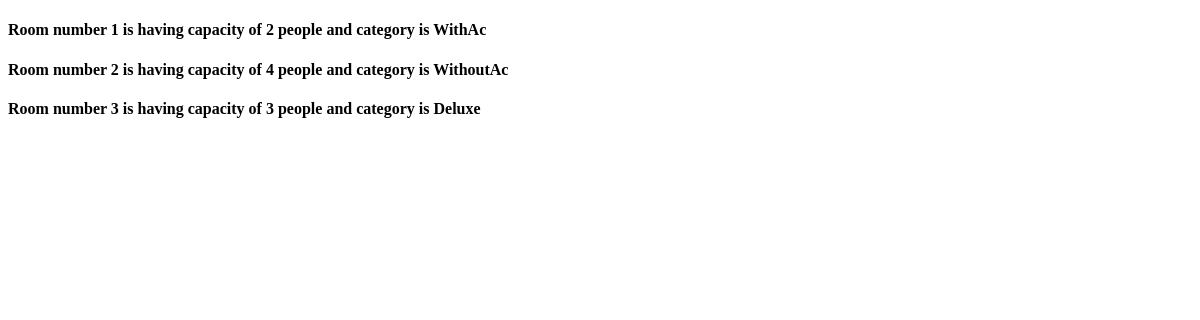
/room_list/, run on an earlier commit of the app's database.
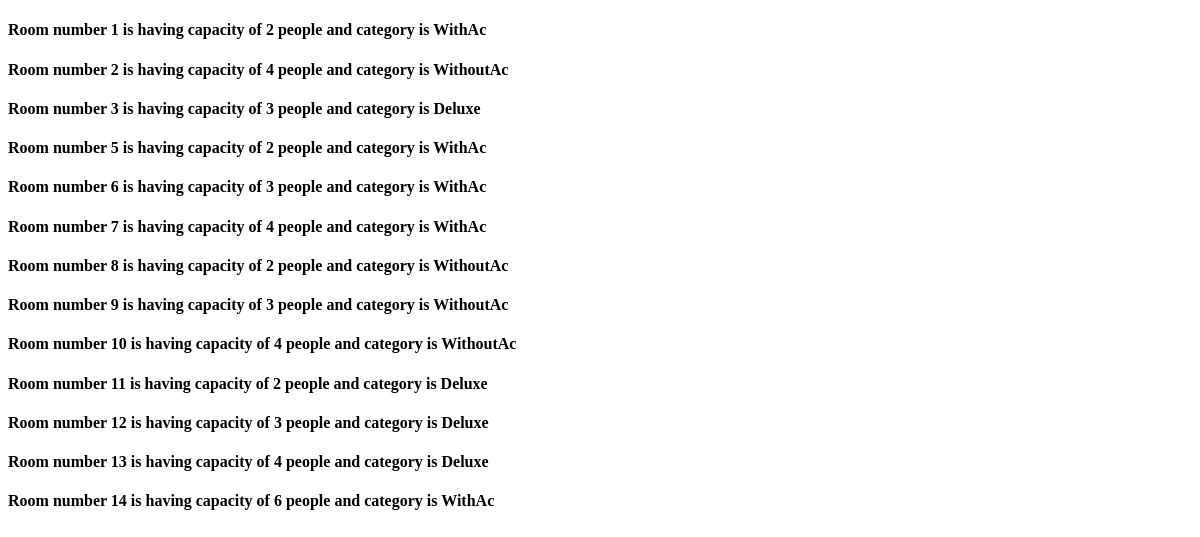
And on a later commit of the database.
### HMS_APP/models.py (models this page shows)
class Room(models.Model) :
    ROOM_CATEGORIES = (
        ('WithAc', 'AC'),
        ('WithoutAc', 'NON-AC'),
        ('Deluxe', 'DELUXE'),
    )
    number = models.IntegerField()
    category = models.CharField(max_length = 10, choices=ROOM_CATEGORIES)
    capacity = models.IntegerField()
    def __str__(self) :
        return f'Room number {self.number} is having capacity of {self.capacity} people and category is {self.category}'

### HMS_APP/views.py (the view)
# urls.py: path('room_list/', RoomList.as_view(), name = "roomlist"),
class RoomList(ListView):
    model = Room

### templates/HMS_APP/room_list.html (shortened to what this page needs)
<!DOCTYPE html>
<html lang="en">
<head>
</head>
<body>
    {% for rooms in room_list %}
    <h4> {{rooms}} </h4>
    {% endfor %}
</body>
</html>

What changed in the data, as far as the page shows it:
added Room: number+capacity+category "Room number 5 is having capacity of 2 people and category is WithAc"
added Room: number+capacity+category "Room number 6 is having capacity of 3 people and category is WithAc"
added Room: number+capacity+category "Room number 7 is having capacity of 4 people and category is WithAc"
added Room: number+capacity+category "Room number 8 is having capacity of 2 people and category is WithoutAc"
added Room: number+capacity+category "Room number 9 is having capacity of 3 people and category is WithoutAc"
added Room: number+capacity+category "Room number 10 is having capacity of 4 people and category is WithoutAc"
added Room: number+capacity+category "Room number 11 is having capacity of 2 people and category is Deluxe"
added Room: number+capacity+category "Room number 12 is having capacity of 3 people and category is Deluxe"
added Room: number+capacity+category "Room number 13 is having capacity of 4 people and category is Deluxe"
added Room: number+capacity+category "Room number 14 is having capacity of 6 people and category is WithAc"
